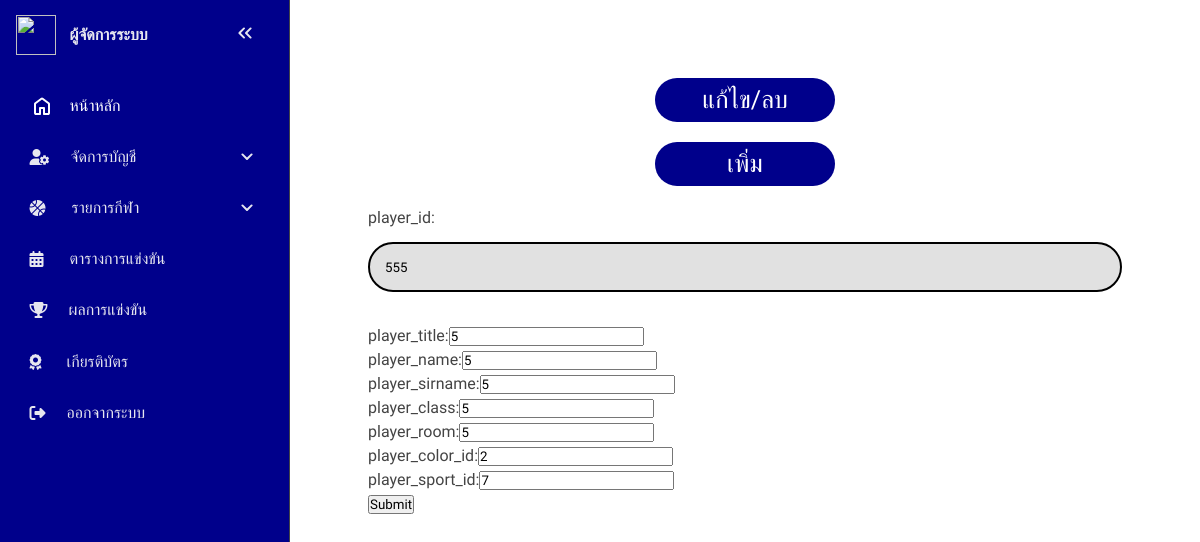
Before: /admin_system.php?page=player&sub_page=edit&id_player=4 (signed in) with the older database file.
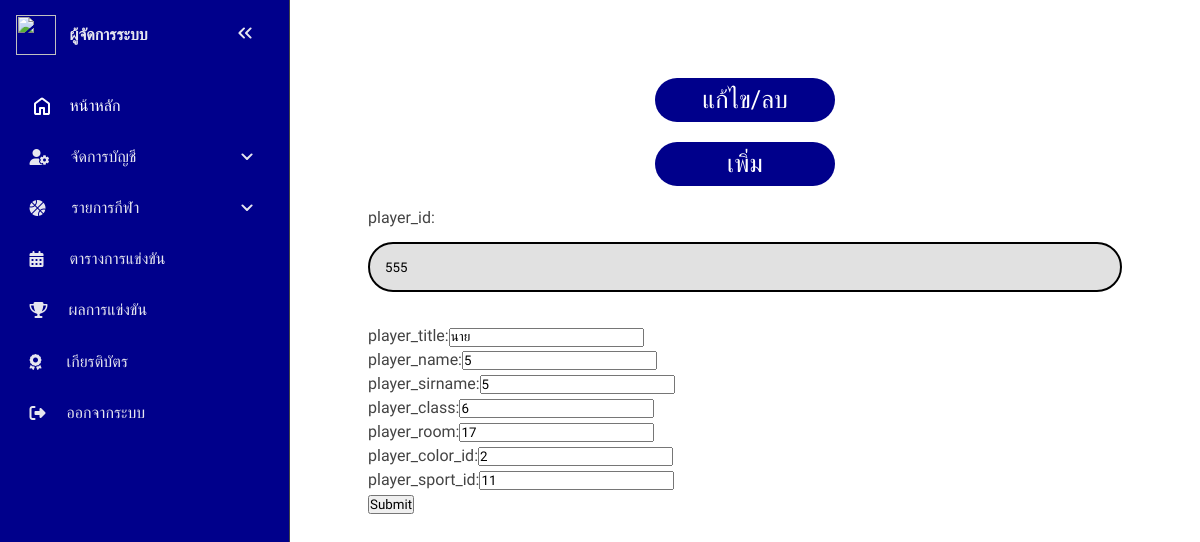
After: the same page with the newer database file.
### tables this page shows
CREATE TABLE `players` (
  `id_player` int(5) NOT NULL,
  `player_id` int(5) NOT NULL,
  `player_title` varchar(16) NOT NULL,
  `player_name` varchar(64) NOT NULL,
  `player_sirname` varchar(64) NOT NULL,
  `player_class` int(2) NOT NULL,
  `player_room` int(2) NOT NULL,
  `player_color_id` int(2) NOT NULL,
  `player_sport_id` int(11) NOT NULL
);

### admin/edit/edit_player.php (the view, shortened to what this page needs)
<body>
<?php
	$id_edit_players = $_GET['id_player'] ;
	$sql_find_edit_players = "SELECT * FROM `players` WHERE `id_player` = '$id_edit_players'";
	$result_find_edit_players = mysqli_query($conn, $sql_find_edit_players);
	if (mysqli_num_rows($result_find_edit_players) > 0 ) {
		$row_find_edit_players = mysqli_fetch_assoc($result_find_edit_players);
		$player_id = $row_find_edit_players['player_id'];
	}else{
		echo  $_GET['player_id'];
		echo "not found";
	}
?>
<form method="post" action="">
	<label for="player_id">player_id:</label><input type="text" class="box_sport"  name="player_id" id="player_id" value="<?php echo "$player_id"; ?>" ><br>
	<br>
	<label for="player_title">player_title:</label><input type="text" name="player_title" id="player_title" value="<?php echo $row_find_edit_players['player_title']; ?>"><br>
	<label for="player_name">player_name:</label><input type="text" name="player_name" id="player_name" value="<?php echo $row_find_edit_players['player_name']; ?>"><br>
	<label for="player_sirname">player_sirname:</label><input type="text" name="player_sirname" id="player_sirname" value="<?php echo $row_find_edit_players['player_sirname']; ?>"><br>
	<label for="player_class">player_class:</label><input type="text" name="player_class" id="player_class" value="<?php echo $row_find_edit_players['player_class']; ?>"><br>
	<label for="player_room">player_room:</label><input type="text" name="player_room" id="player_room" value="<?php echo $row_find_edit_players['player_room']; ?>"><br>
	<label for="player_color_id">player_color_id:</label><input type="text" name="player_color_id" id="player_color_id" value="<?php echo $row_find_edit_players['player_color_id']; ?>"><br>
	<label for="player_sport_id">player_sport_id:</label><input type="text" name="player_sport_id" id="player_sport_id" value="<?php echo $row_find_edit_players['player_sport_id']; ?>"><br>
	<input type="submit" name="edit_player">
</body>

Changed rows visible on the page:
changed players: player_title "5" → "นาย"; player_class "5" → "6"; player_room "5" → "17"; player_sport_id "7" → "11"
